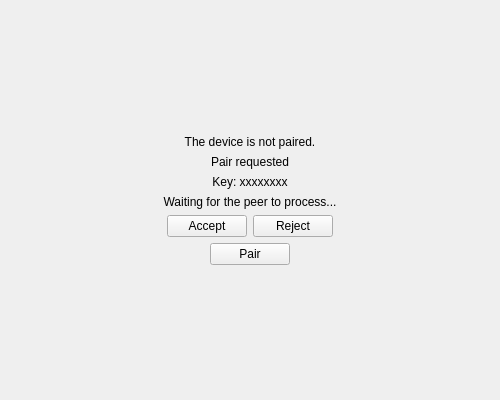
<?xml version="1.0" encoding="UTF-8"?>
<ui version="4.0">
 <class>PairPage</class>
 <widget class="QWidget" name="PairPage">
  <property name="geometry">
   <rect>
    <x>0</x>
    <y>0</y>
    <width>500</width>
    <height>400</height>
   </rect>
  </property>
  <property name="minimumSize">
   <size>
    <width>500</width>
    <height>400</height>
   </size>
  </property>
  <property name="windowTitle">
   <string>Device Pair</string>
  </property>
  <layout class="QVBoxLayout" name="verticalLayout">
   <property name="topMargin">
    <number>0</number>
   </property>
   <property name="bottomMargin">
    <number>0</number>
   </property>
   <item>
    <spacer name="verticalSpacer">
     <property name="orientation">
      <enum>Qt::Orientation::Vertical</enum>
     </property>
     <property name="sizeHint" stdset="0">
      <size>
       <width>20</width>
       <height>40</height>
      </size>
     </property>
    </spacer>
   </item>
   <item>
    <widget class="QLabel" name="notPairedTipsLabel">
     <property name="text">
      <string>The device is not paired.</string>
     </property>
     <property name="textFormat">
      <enum>Qt::TextFormat::AutoText</enum>
     </property>
     <property name="scaledContents">
      <bool>false</bool>
     </property>
     <property name="alignment">
      <set>Qt::AlignmentFlag::AlignCenter</set>
     </property>
    </widget>
   </item>
   <item>
    <layout class="QVBoxLayout" name="pairingTipsLayout">
     <item>
      <widget class="QLabel" name="pairingTitleLabel">
       <property name="sizePolicy">
        <sizepolicy hsizetype="Preferred" vsizetype="Preferred">
         <horstretch>0</horstretch>
         <verstretch>0</verstretch>
        </sizepolicy>
       </property>
       <property name="text">
        <string>Pair requested</string>
       </property>
       <property name="alignment">
        <set>Qt::AlignmentFlag::AlignCenter</set>
       </property>
      </widget>
     </item>
     <item>
      <widget class="QLabel" name="pairingKeyLabel">
       <property name="sizePolicy">
        <sizepolicy hsizetype="Preferred" vsizetype="Preferred">
         <horstretch>0</horstretch>
         <verstretch>0</verstretch>
        </sizepolicy>
       </property>
       <property name="text">
        <string>Key: xxxxxxxx</string>
       </property>
       <property name="alignment">
        <set>Qt::AlignmentFlag::AlignCenter</set>
       </property>
      </widget>
     </item>
    </layout>
   </item>
   <item>
    <widget class="QLabel" name="waitingPeerTipsLabel">
     <property name="text">
      <string>Waiting for the peer to process...</string>
     </property>
     <property name="alignment">
      <set>Qt::AlignmentFlag::AlignCenter</set>
     </property>
    </widget>
   </item>
   <item>
    <layout class="QHBoxLayout" name="responseButtonsLayout">
     <item>
      <spacer name="horizontalSpacer">
       <property name="orientation">
        <enum>Qt::Orientation::Horizontal</enum>
       </property>
       <property name="sizeHint" stdset="0">
        <size>
         <width>40</width>
         <height>20</height>
        </size>
       </property>
      </spacer>
     </item>
     <item>
      <widget class="QPushButton" name="acceptButton">
       <property name="text">
        <string>Accept</string>
       </property>
      </widget>
     </item>
     <item>
      <widget class="QPushButton" name="rejectButton">
       <property name="text">
        <string>Reject</string>
       </property>
      </widget>
     </item>
     <item>
      <spacer name="horizontalSpacer_2">
       <property name="orientation">
        <enum>Qt::Orientation::Horizontal</enum>
       </property>
       <property name="sizeHint" stdset="0">
        <size>
         <width>40</width>
         <height>20</height>
        </size>
       </property>
      </spacer>
     </item>
    </layout>
   </item>
   <item>
    <layout class="QHBoxLayout" name="pairButtonLayout">
     <item>
      <spacer name="horizontalSpacer_4">
       <property name="orientation">
        <enum>Qt::Orientation::Horizontal</enum>
       </property>
       <property name="sizeHint" stdset="0">
        <size>
         <width>40</width>
         <height>20</height>
        </size>
       </property>
      </spacer>
     </item>
     <item>
      <widget class="QPushButton" name="pairButton">
       <property name="text">
        <string>Pair</string>
       </property>
      </widget>
     </item>
     <item>
      <spacer name="horizontalSpacer_3">
       <property name="orientation">
        <enum>Qt::Orientation::Horizontal</enum>
       </property>
       <property name="sizeHint" stdset="0">
        <size>
         <width>40</width>
         <height>20</height>
        </size>
       </property>
      </spacer>
     </item>
    </layout>
   </item>
   <item>
    <spacer name="verticalSpacer_2">
     <property name="orientation">
      <enum>Qt::Orientation::Vertical</enum>
     </property>
     <property name="sizeHint" stdset="0">
      <size>
       <width>20</width>
       <height>40</height>
      </size>
     </property>
    </spacer>
   </item>
  </layout>
 </widget>
 <resources/>
 <connections/>
</ui>
